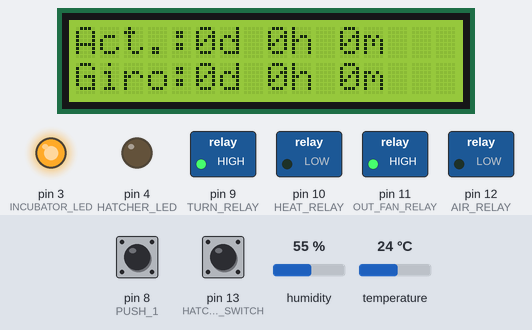
This sketch was run on a simulated Arduino Uno, built with avr-gcc and run on an emulated ATmega328P. On the bench: 16×2 character LCD, switched loads named in the sketch (green lamp = pin HIGH), output pins drawn as LEDs (lit = HIGH). The inputs (shaded band) are chosen by the test bench; at power-on: temperature 24 °C, pin 8 (PUSH_1) HIGH, pin 13 (HATCHER_SWITCH) LOW, humidity 55 %. What the sketch prints to the serial monitor is not drawn.

Above: at 1.3 s.
1.4 s: temperature set to 36.9 °C
3.3 s: temperature set to 38.3 °C
At 5.4 s:
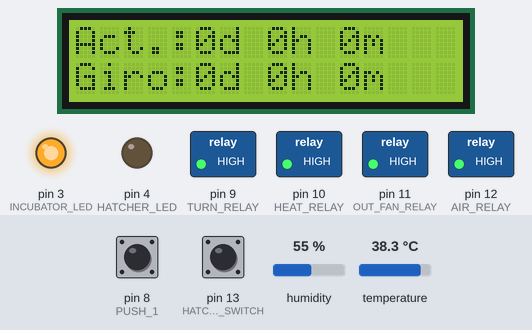
5.7 s: pin 8 (PUSH_1) pulled LOW for 1 s
At 7.8 s:
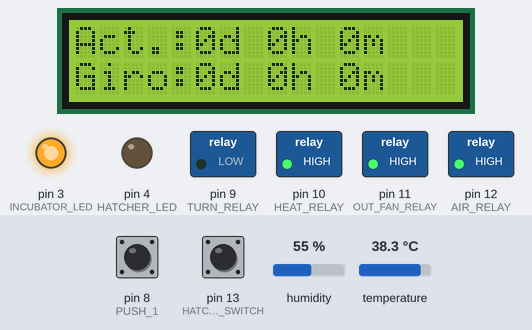
8.2 s: temperature set to 37.6 °C
9.7 s: temperature set to 36.7 °C
At 11.7 s:
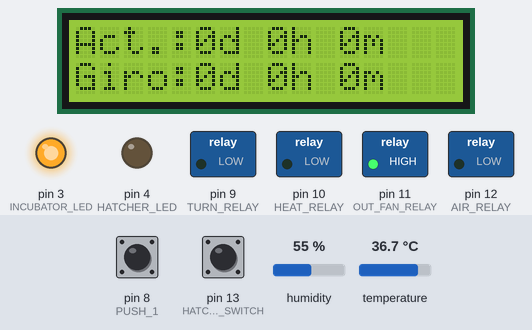
12.1 s: temperature set to 41 °C
At 28.4 s:
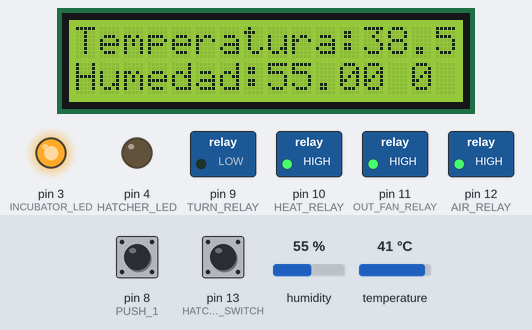
Timing chart, 0 to 29.9 s (numbered marks = the images above; inputs shaded):
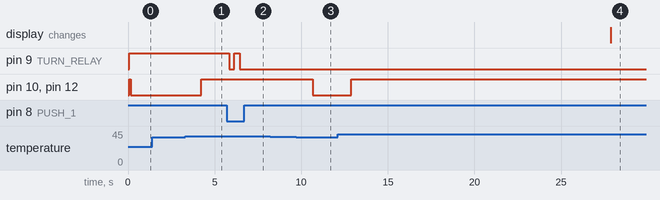

The sketch:

incubadora_produccion.ino
```cpp
#include <Time.h>
#include <TimeAlarms.h>
#include <DHT.h>
/*Prueba de LCD por protocolo I2C
Mostraremos un mensaje y lo borraremos continuamente haciendo parpadear el backlight*/
// Importamos las librerias necesarias
#include <Wire.h>
#include <LCD.h>
#include <LiquidCrystal_I2C.h>  // F Malpartida's NewLiquidCrystal library

/*-----( Declare Constants )-----*/
#define I2C_ADDR    0x3f  // I2C address for the device obtained with i2cscanner
#define DHTPIN 2
#define DHTTYPE DHT22   // DHT 22  (AM2302)
#define LED_OFF  0
#define LED_ON  1
#define DEBUG_INTERVAL 6 //loop interations before displaying temperature
#define LCD_REFRESH_INTERVAL 90 //loop iteractions before refreshing the T-H on the screen
#define LCD_REFRESH_INTERVAL_ACTIVITY 45
#define LOOP_DELAY 300 //delay in ms of every loop interaction

#define INCUBATOR_LED 3 //TO-DO confirm the number
#define HATCHER_LED 4 //TO-DO confirm the number

#define PUSH_1 8 //TURNER
//#define PUSH_2 7

#define OUT_FAN_RELAY 11
#define AIR_RELAY 12
#define HEAT_RELAY 10
#define TURN_RELAY 9
#define HATCHER_SWITCH 13 //TO-DO confirm the number

int button1State=0; //LIGHT
int button2State=0; //TURNER

int loop_counter=0;

int air_duration = 60;
int out_fan_duration=30;
int turner_duration = 13;
int turner_delay = 7200;
int out_fan_delay = 3600;
//Time in hours schedule the turner in minutes  (TO-DO TBC)
//Stored values to know when it turned the last time
int turner_day=1;
int turner_hour=0;
int turner_minute=0;

float stored_temp=0;
float stored_hum=0;
float current_temp=0;
float current_hum=0;

float tempMax;
float tempMin;

bool risingTemp = false;
bool hatcher_mode = false;
bool switch_status = false;

String lcd_line1 = "";
String lcd_line2 = "";

//                        addr, en,rw,rs,d4,d5,d6,d7,bl,blpol
LiquidCrystal_I2C lcd(I2C_ADDR, 2, 1, 0, 4, 5, 6, 7, 3, POSITIVE);
DHT dht(DHTPIN, DHTTYPE);


void setup()
{
  Serial.begin(9600);
  lcd.begin (16,2);  // inicializar lcd
  lcd.setBacklight(LED_ON);
  refresh_lcd ("Iniciando...", "");

  pinMode(HATCHER_SWITCH, INPUT);
  pinMode(HATCHER_LED, OUTPUT);
  pinMode(INCUBATOR_LED, OUTPUT);

  pinMode(PUSH_1, INPUT);
//pinMode(PUSH_2, INPUT);

  pinMode(OUT_FAN_RELAY, OUTPUT);
  pinMode(AIR_RELAY, OUTPUT);
  pinMode(HEAT_RELAY, OUTPUT);
  pinMode(TURN_RELAY, OUTPUT);

  digitalWrite(INCUBATOR_LED,LOW);
  digitalWrite(HATCHER_LED,LOW);

  setTime(0,00,0,1,1,17); // set time to Saturday 8:29:00am Jan 1 2011

  switch_relays_off();
  if (!check_hatcher()){
    Alarm.timerRepeat(turner_delay, program_turner);
    Alarm.timerRepeat(out_fan_delay, program_out_fan);
    }
}

void  loop(){
  current_hum = dht.readHumidity();
  current_temp = dht.readTemperature();
  //Serial.println(current_temp);

  if (loop_counter % (LCD_REFRESH_INTERVAL/2) == 0){
  lcd_line1 =  "Act.:" + String(day()-1) + "d " + String(hour()) + "h " + String(minute()) + "m";
  if (switch_status){
      lcd_line2 = "-MODO NACEDORA-";
    }
  else{
      lcd_line2 =  "Giro:" + String(turner_day-1) + "d " + String(turner_hour) + "h " + String(turner_minute) + "m";
    }
  refresh_lcd (lcd_line1,lcd_line2);
  }

 if (loop_counter % DEBUG_INTERVAL == 0){
    digitalClockDisplay();
    Serial.println(current_hum);
    Serial.println(current_temp);
  }

  if (!digitalRead(PUSH_1)){
    digitalWrite(TURN_RELAY, !digitalRead(TURN_RELAY));
    }

//  if (!digitalRead(PUSH_2)){
//  digitalWrite(LIGHT_RELAY, !digitalRead(LIGHT_RELAY));
//  }

  if (current_temp > 1 && current_temp < 60){
    if (current_temp < tempMin && !risingTemp){
        digitalWrite(HEAT_RELAY, LOW);
        risingTemp = true;
        start_fans(6);//switch the fans briefly on to move hot air down
        digitalClockDisplay();
        Serial.print("Temperatura actual: ");
        Serial.println(current_temp);
        Serial.println("TEMPERATURA LIMITE INFERIOR ALCANZADA, ENCENDIENDO TODO");
      }
      else {
        if (current_temp > tempMax && risingTemp){
          digitalWrite(HEAT_RELAY, HIGH);
          risingTemp = false;
          stop_fans();
          digitalClockDisplay();
          Serial.print("Temperatura actual: ");
          Serial.println(current_temp);
          Serial.println("TEMPERATURA LIMITE SUPERIOR ALCANZADA, APAGANDO TODO");
        }
      }
    }
  else{
      //In case of the termomether giving strange lectures, switch the relays off
      switch_relays_off();
      risingTemp = false;
      digitalClockDisplay();
      Serial.print("Temperatura actual: ");
      Serial.println(current_temp);
      Serial.println("ERROR DE LECTURA");
    }
  if ((loop_counter % LCD_REFRESH_INTERVAL == 0) && loop_counter!=0){
    loop_counter = 0;
    //Create lines with the average values of the last loops
    lcd_line1 =  "Temperatura:" + String(stored_temp/LCD_REFRESH_INTERVAL);
    lcd_line2 =  "Humedad:" + String(stored_hum/LCD_REFRESH_INTERVAL) + " " + String(risingTemp);
    //Display the updated values
    refresh_lcd (lcd_line1,lcd_line2);
    //Initializate the stored values
    stored_temp = 0;
    stored_hum = 0;
    }
  else{
    stored_temp = stored_temp + current_temp;
    stored_hum = stored_hum + current_hum;
    }
    loop_counter = loop_counter + 1;
    Alarm.delay(LOOP_DELAY); // wait between clock display
}

void refresh_lcd(String line1, String line2) {
  lcd.clear();
  lcd.setCursor(0,0);
  lcd.print(line1);
  lcd.setCursor(0,1);
  lcd.print(line2);
}

void digitalClockDisplay()
{
  // digital clock display of the time
  Serial.println();
  Serial.print(hour());
  printDigits(minute());
  printDigits(second());
  Serial.println();
}

void printDigits(int digits)
{
  Serial.print(":");
  if(digits < 10)
    Serial.print('0');
  Serial.print(digits);
}

void switch_relays_off(){
  digitalWrite(OUT_FAN_RELAY, HIGH);
  digitalWrite(AIR_RELAY, HIGH);
  digitalWrite(HEAT_RELAY, HIGH);
  digitalWrite(TURN_RELAY, HIGH);
}

bool check_hatcher(){
  switch_status = digitalRead(HATCHER_SWITCH);
  //Serial.println(switch_status);
   if (switch_status){
    Serial.print("\n---------------------MODO NACEDORA--------------");
    tempMax = 37.0;
    tempMin = 36.8;
    digitalWrite(HATCHER_LED,HIGH);
    }
  else{
    Serial.print("\n---------------------MODO INCUBADORA--------------");
    tempMax = 37.5;
    tempMin = 37.2;
    digitalWrite(INCUBATOR_LED,HIGH);
    }
  Serial.print("\nTemperaturas: \tMIN-> ");
  Serial.print(tempMin);
  Serial.print("\tMAX-> ");
  Serial.println(tempMax);
  return switch_status;
  }

void start_fans(int duration) {
  if (digitalRead(AIR_RELAY) == HIGH){
    digitalWrite(AIR_RELAY,LOW);
     Alarm.timerOnce(air_duration, stop_fans);
    }
  digitalClockDisplay();
  Serial.print(" Temperatura actual: ");
  Serial.println(current_temp);
  Serial.println("\tActivando Ventiladores interiorires");
}

void stop_fans(){
  digitalWrite(AIR_RELAY,HIGH);
  digitalClockDisplay();
  Serial.print(" Temperatura actual: ");
  Serial.println(current_temp);
  Serial.println("\tParando Ventiladores interiorires");
  }

void stop_turner(){
  digitalWrite(TURN_RELAY,HIGH);
  digitalClockDisplay();
  Serial.print(" Temperatura actual: ");
  Serial.println(current_temp);
  Serial.println("\tParando Girador");
  }

void stop_out_fan(){
  digitalWrite(OUT_FAN_RELAY,HIGH);
  digitalClockDisplay();
  Serial.print(" Temperatura actual: ");
  Serial.println(current_temp);
  Serial.println("\tParando Ventilador exterior");
  }

void program_turner() {
  digitalWrite(TURN_RELAY,LOW);
  Alarm.timerOnce(turner_duration, stop_turner);
  digitalClockDisplay();
  Serial.print(" Temperatura actual: ");
  Serial.println(current_temp);
  Serial.print("\tActivando Girador");
  turner_day = day();
  turner_hour = hour();
  turner_minute = minute();
}

void program_out_fan(){
  digitalWrite(OUT_FAN_RELAY,LOW);
  Alarm.timerOnce(out_fan_duration, stop_out_fan);
  Serial.print("\tActivando Ventialdor exterior");
  digitalClockDisplay();
  Serial.print(" Temperatura actual: ");
  Serial.println(current_temp);
  }
```

Measured:
- the behaviour switches between 37.5 and 37.6 °C on temperature (found by bisection; images 0 and 1)
- the behaviour switches between 37.2 and 37.1 °C on temperature (found by bisection; images 2 and 3)
- after the input at 1.4 s, every drawn part: stays the same
- after the input at 3.3 s, pin 10 (HEAT_RELAY), pin 12 (AIR_RELAY): LOW → HIGH after 0.93 s
- after the input at 5.7 s, pin 9 (TURN_RELAY): HIGH → LOW after 0.14 s, → HIGH 0.30 s later, → LOW 0.31 s later
- after the input at 8.2 s, every drawn part: stays the same
- after the input at 9.7 s, pin 10 (HEAT_RELAY), pin 12 (AIR_RELAY): HIGH → LOW after 0.97 s
- after the input at 12.1 s, pin 10 (HEAT_RELAY), pin 12 (AIR_RELAY): LOW → HIGH after 0.79 s
